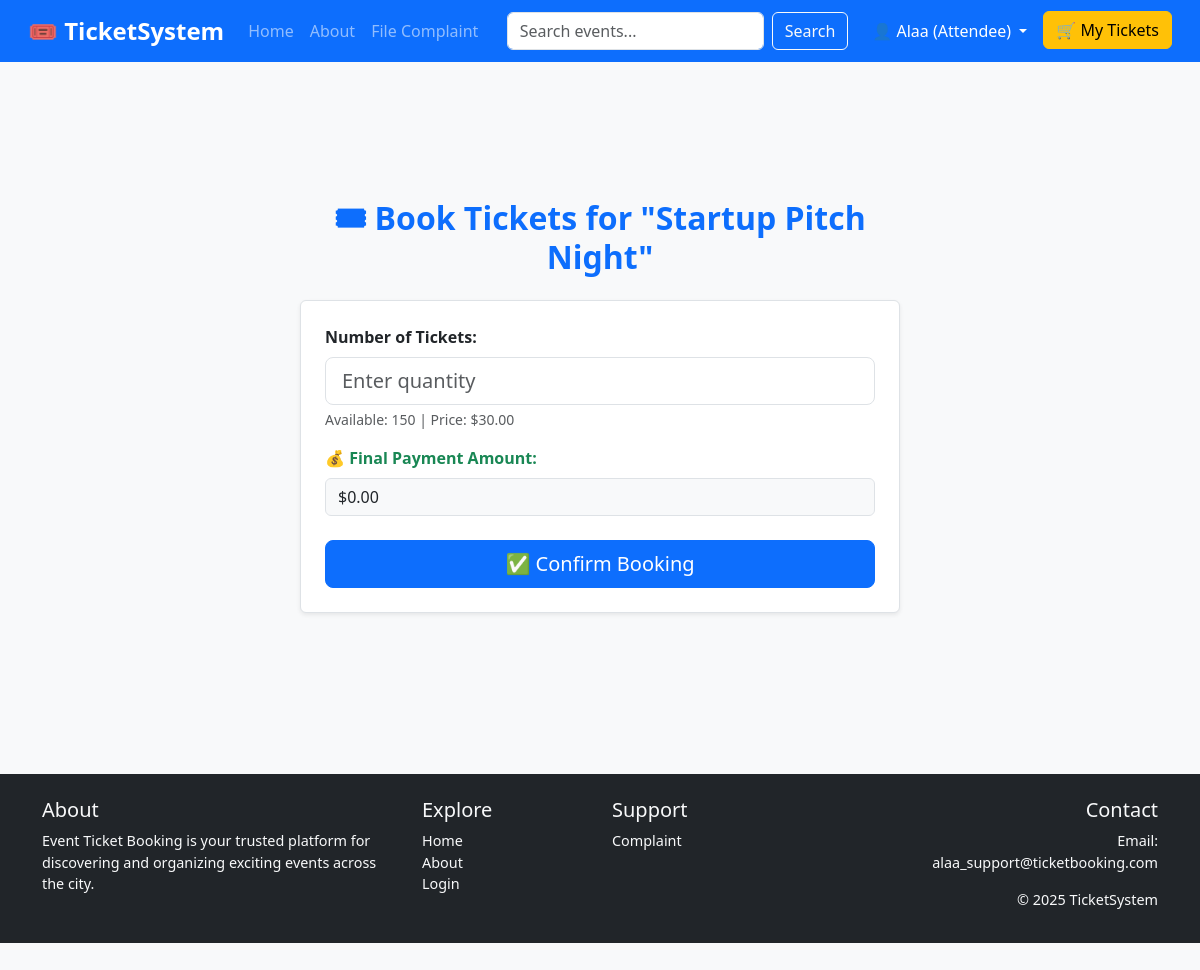
The page /events/2/ (signed in) on the database its author committed.
### user_service/models.py (models this page shows, shortened)
class UserProfile(models.Model):
    ROLE_CHOICES = [
        ('attendee', 'Attendee'),
        ('organizer', 'Organizer'),
    ]
    user = models.OneToOneField(User, on_delete=models.CASCADE)
    role = models.CharField(max_length=20, choices=ROLE_CHOICES)
    secure_token = models.CharField(
        max_length=64,
        unique=True,
        default=generate_secure_token,
        editable=False
    )
    created_at = models.DateTimeField(auto_now_add=True)
    total_tickets_reserved = models.PositiveIntegerField(default=0)
    deleted_events_count = models.PositiveIntegerField(default=0)

### event_service/models.py (models this page shows, shortened)
class Event(models.Model):
    title = models.CharField(max_length=200)
    description = models.TextField()
    location = models.CharField(max_length=200)
    date = models.DateField()
    ticket_price = models.DecimalField(max_digits=8, decimal_places=2, default=0.00)
    available_tickets = models.PositiveIntegerField(default=0)
    organizer = models.ForeignKey(User, on_delete=models.CASCADE)
    created_at = models.DateTimeField(auto_now_add=True)
    is_deleted = models.BooleanField(default=False)

### Event_Ticket_Booking_System/views.py (the view)
# urls.py: path('events/<int:event_id>/', event_detail_view, name='event-detail'),
@login_required
def event_detail_view(request, event_id):
    if not hasattr(request.user, 'userprofile') or request.user.userprofile.role != 'attendee':
        return render(request, 'access_denied.html')
    event = get_object_or_404(Event, id=event_id)
    return render(request, 'event_detail.html', {'event': event})

### templates/event_detail.html (shortened to what this page needs)
{% extends 'base.html' %}
{% load static %}
{% block content %}
<div class="d-flex justify-content-center align-items-center" style="min-height: 80vh;">
  <div class="w-100" style="max-width: 600px;">
    <h2 class="text-primary mb-4 text-center">🎟 Book Tickets for "{{ event.title }}"</h2>
    <form method="POST" action="{% url 'book-ticket' event.id request.user.userprofile.secure_token %}" class="border p-4 rounded shadow-sm bg-white">
      <div class="mb-3">
        <label for="quantity" class="form-label fw-bold">Number of Tickets:</label>
        <input type="number" id="ticketQuantity" name="quantity"
               min="1"
               max="{{ event.available_tickets }}"
               class="form-control form-control-lg"
               placeholder="Enter quantity" required>
        <small class="text-muted d-block mt-1">
          Available: {{ event.available_tickets }} | Price: $<span id="price">{{ event.ticket_price }}</span>
        </small>
      </div>
      <div class="mb-4">
        <label class="form-label fw-bold text-success">💰 Final Payment Amount:</label>
        <div class="form-control bg-light" id="finalAmount">$0.00</div>
      </div>
      {% if event.available_tickets > 0 %}
        <button type="submit" class="btn btn-primary w-100 btn-lg animated-button">✅ Confirm Booking</button>
      {% else %}
        <button type="button" class="btn btn-secondary w-100 btn-lg" disabled>❌ Tickets Unavailable</button>
      {% endif %}
    </form>
  </div>
</div>
{% endblock %}

### templates/base.html (shortened to what this page needs)
{% load static %}
<!DOCTYPE html>
<html lang="en">
<head>
  <link href="https://cdn.jsdelivr.net/npm/bootstrap@5.3.2/dist/css/bootstrap.min.css" rel="stylesheet" />
  <link rel="stylesheet" href="{% static 'css/style.css' %}" />
</head>
<body>
  <nav class="navbar navbar-expand-lg navbar-dark bg-primary px-3">
    <div class="container-fluid">
      <a class="navbar-brand" href="/">🎟️ TicketSystem</a>
      <div class="collapse navbar-collapse" id="navbarContent">
        <ul class="navbar-nav me-auto mb-2 mb-lg-0">
          <li class="nav-item"><a class="nav-link" href="/">Home</a></li>
          <li class="nav-item"><a class="nav-link" href="/about/">About</a></li>
          <li class="nav-item"><a class="nav-link" href="/complaints/new/">File Complaint</a></li>
        </ul>
        <form class="d-flex me-3" method="get" action="/search/">
          <input class="form-control me-2" type="search" name="q" placeholder="Search events..." aria-label="Search" />
          <button class="btn btn-outline-light" type="submit">Search</button>
        </form>
        <ul class="navbar-nav">
          {% if request.user.is_authenticated %}
            <li class="nav-item dropdown">
              <a class="nav-link dropdown-toggle text-white" href="#" role="button" data-bs-toggle="dropdown">
                👤 {{ request.user.first_name }} ({{ request.user.userprofile.role|capfirst }})
              </a>
            </li>
            {% if request.user.userprofile.role == 'attendee' %}
              <li class="nav-item">
                <a href="{% url 'my_tickets_attendee' secure_token=request.user.userprofile.secure_token %}" class="btn btn-warning ms-2">🛒 My Tickets</a>
              </li>
            {% endif %}
          {% else %}
            <li class="nav-item"><a class="nav-link" href="{% url 'login' %}">Login</a></li>
            <li class="nav-item"><a class="nav-link" href="{% url 'register' %}">Register</a></li>
            <li class="nav-item">
              <span class="nav-link disabled text-white-50">👤 Not Yet Registered</span>
            </li>
          {% endif %}
        </ul>
      </div>
    </div>
  </nav>
  <main class="container mt-4">
    {% block content %}{% endblock %}
  </main>
  <footer class="bg-dark text-light mt-5 pt-4 pb-3">
    <div class="container">
      <div class="row">
        <div class="col-sm-6 col-md-4 mb-3">
          <h5>About</h5>
          <p>Event Ticket Booking is your trusted platform for discovering and organizing exciting events across the city.</p>
        </div>
        <div class="col-sm-6 col-md-2 mb-3">
          <h5>Explore</h5>
          <ul class="list-unstyled">
            <li><a href="/" class="text-light">Home</a></li>
            <li><a href="/about/" class="text-light">About</a></li>
            <li><a href="{% url 'login' %}" class="text-light">Login</a></li>
          </ul>
        </div>
        <div class="col-sm-6 col-md-3 mb-3">
          <h5>Support</h5>
          <ul class="list-unstyled">
            <li><a href="/complaints/new/" class="text-light">Complaint</a></li>
          </ul>
        </div>
        <div class="col-sm-6 col-md-3 text-md-end">
          <h5>Contact</h5>
          <p>Email: alaa_support@ticketbooking.com</p>
          <p>&copy; 2025 TicketSystem</p>
        </div>
      </div>
    </div>
  </footer>
</body>
</html>

### static/css/style.css (style rules this page uses)
body { background-color: #f8f9fa; font-family: 'Segoe UI', Tahoma, Geneva, Verdana, sans-serif; margin: 0; padding-bottom: 70px; }
h1, h2, h3, h4 { font-weight: 600; color: #0d6efd; }
a { text-decoration: none; }
.navbar-brand { font-weight: bold; font-size: 1.5rem; }
footer { font-size: 0.9rem; background-color: #212529; color: #f8f9fa; }
footer a { color: #f8f9fa; }
.btn-primary { background-color: #0d6efd; border-color: #0d6efd; }

### templates/event_detail.html (style rules this page uses)
.animated-button { transform: translateY(20px); opacity: 0; animation: slideUpBtn 0.6s ease-out 0.3s forwards; }

### rows shown on the page
Event: title "Startup Pitch Night", available_tickets "150", ticket_price "30.00"

### other values the page prints
{{ request.user.first_name }} "Alaa"
{{ request.user.userprofile.role|capfirst }} "Attendee"
